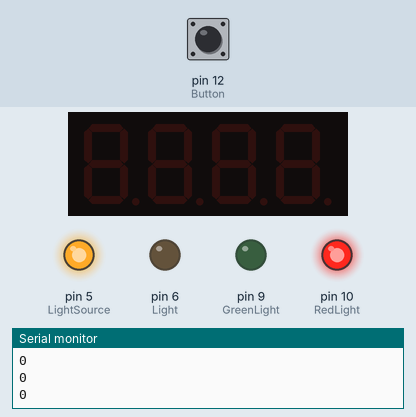
This sketch was run on a simulated Arduino Uno, built with avr-gcc and run on an emulated ATmega328P. Parts: 4-digit seven-segment display, output pins drawn as LEDs (lit = HIGH), the last lines printed to the serial monitor. Inputs (shaded band) come from the test bench; at power-on: pin 12 (Button) LOW.

Above: at 1.2 s.
1.3 s: pin 12 (Button) pulled HIGH for 0.15 s
At 2.0 s:
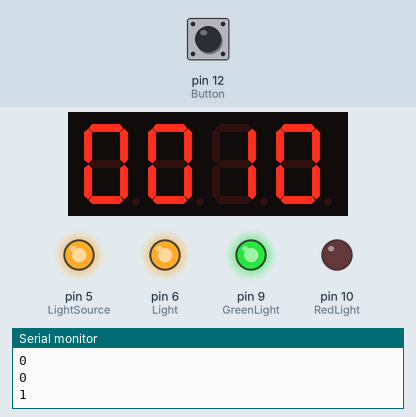
At 3.1 s:
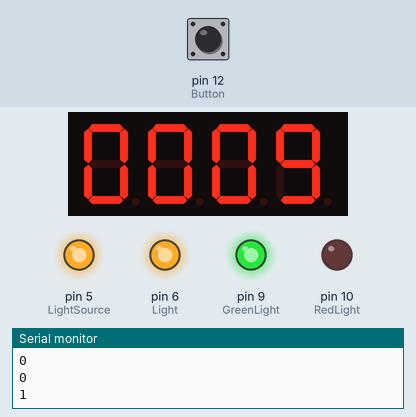
Timing chart, 0 to 4.6 s (numbered marks = the images above; inputs shaded):
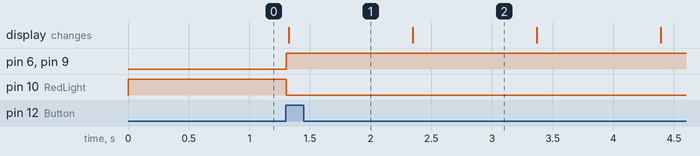

The sketch:

ambiance.ino
```cpp
#include <Arduino.h>
#include <TM1637Display.h>

// Module connection pins (Digital Pins)
#define CLK 2
#define DIO 3
#define Button 12
#define Light 6
#define LightSource 5
#define RedLight 10
#define GreenLight 9


TM1637Display display(CLK, DIO);

int buttonState;

void setup()
{
  pinMode(Button, INPUT);
  pinMode(Light, OUTPUT);
  pinMode(LightSource, OUTPUT);
  pinMode(GreenLight, OUTPUT);
  pinMode(RedLight, OUTPUT);
  digitalWrite(Light, LOW);
  digitalWrite(LightSource, HIGH);
  digitalWrite(GreenLight, LOW);
  digitalWrite(RedLight, HIGH);

  Serial.begin(9600); // Serial Bud rate

}

void loop()
{
  digitalWrite(Light, LOW);
  digitalWrite(RedLight, HIGH);
  digitalWrite(GreenLight, LOW);
  int k;
  int x;
  uint8_t data[] = { 0xff, 0xff, 0xff, 0xff };
  display.setBrightness(0x0f);


  buttonState = digitalRead(Button);

  Serial.println(buttonState);

  if (buttonState == 1) {

    digitalWrite(RedLight, LOW);
    digitalWrite(GreenLight, HIGH);
    digitalWrite(Light, HIGH);


    for (x = 10; x >= 0 ; x--) {

      display.showNumberDec(x, true);
      delay(1000);
    }

  } else {
    digitalWrite(Light, LOW);
  }
}
```

Measured:
- after the input at 1.3 s, pin 6 (Light), pin 9 (GreenLight): LOW → HIGH at once; pin 10 (RedLight): HIGH → LOW at once; the display: changes at once (image 1)
